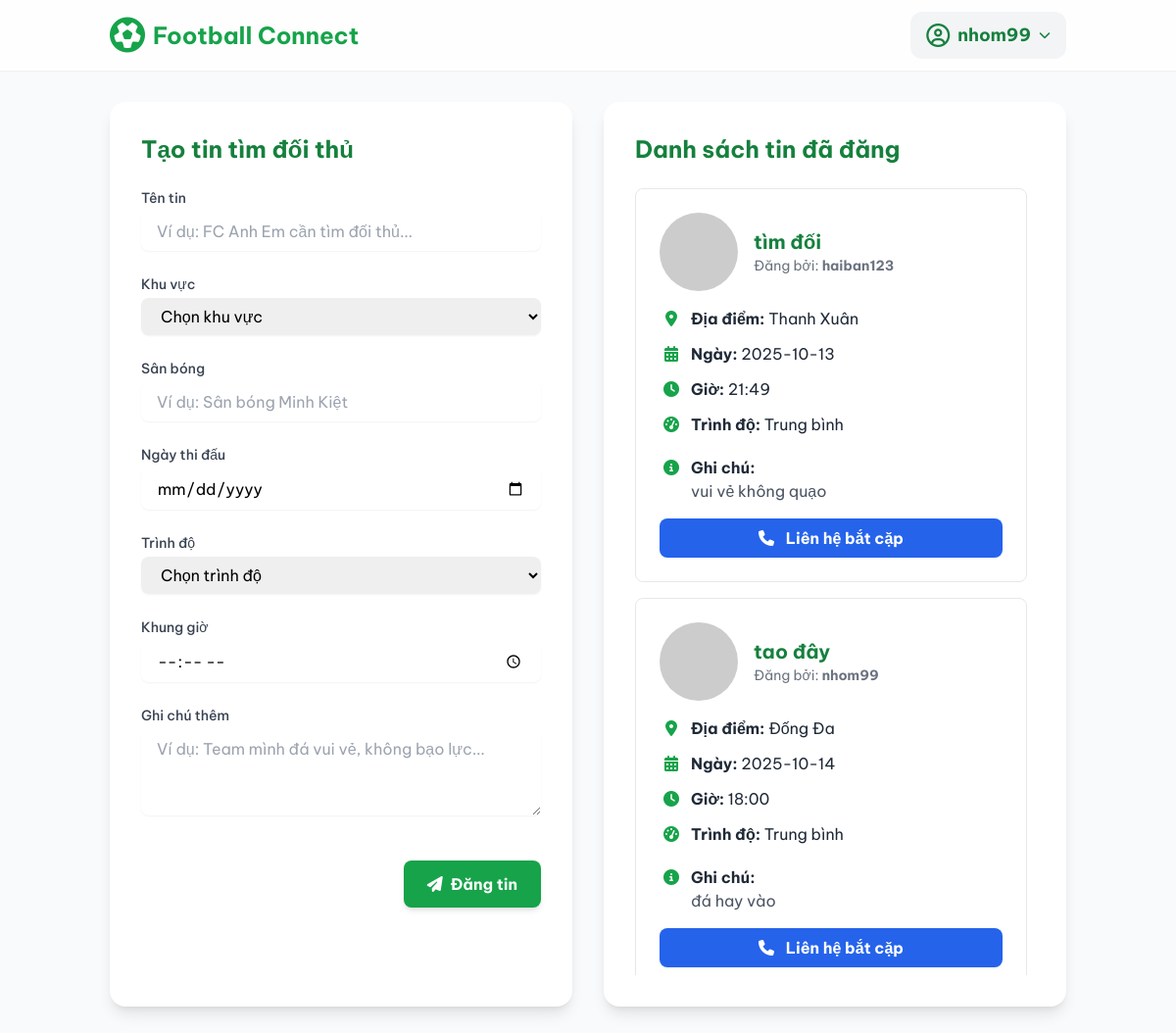
/find_opponent (signed in), run on the app's committed database.
### app.py (models this page shows, shortened)
class User(UserMixin, db.Model):
    id = db.Column(db.Integer, primary_key=True)
    username = db.Column(db.String(100), unique=True, nullable=False)
    password = db.Column(db.String(100), nullable=False)
    email = db.Column(db.String(120), unique=True, nullable=False)
    phone = db.Column(db.String(20))
    posts = db.relationship('Post', backref='author', lazy=True)

class Post(db.Model):
    id = db.Column(db.Integer, primary_key=True)
    title = db.Column(db.String(200), nullable=False)
    location = db.Column(db.String(200), nullable=False)
    match_date = db.Column(db.String(50), nullable=False)
    skill_level = db.Column(db.String(50), nullable=False)
    time_frame = db.Column(db.String(50), nullable=False)
    notes = db.Column(db.Text, nullable=True)
    user_id = db.Column(db.Integer, db.ForeignKey('user.id'), nullable=False)
    username = db.Column(db.String(100), nullable=False)

### app.py (the view, shortened to what this page needs)
@app.route('/find_opponent', methods=['GET', 'POST'])
@login_required
def find_opponent():
    posts = Post.query.order_by(Post.id.desc()).all()
    return render_template('find_opponent.html', posts=posts)

### app.py (called while the page is built)
@login_manager.user_loader
def load_user(user_id):
    return User.query.get(int(user_id))

### templates/find_opponent.html (shortened to what this page needs)
<!DOCTYPE html>
<html lang="vi">
<head>
    <script src="https://cdn.tailwindcss.com"></script>
    <link rel="stylesheet" href="https://cdnjs.cloudflare.com/ajax/libs/font-awesome/6.4.2/css/all.min.css">
</head>
<body class="bg-gray-50">
    <nav class="bg-white/80 backdrop-blur-md shadow-sm sticky top-0 z-50">
        <div class="container mx-auto px-6 py-3 flex justify-between items-center">
            <a href="{{ url_for('home') }}" class="flex items-center font-bold text-2xl text-green-600">
                <i class="fa-solid fa-futbol text-green-600 text-4xl mr-2"></i>
                <span>Football Connect</span>
            </a>
            <div class="flex items-center space-x-3">
                {% if current_user.is_authenticated %}
                <div class="relative">
                    <button id="user-menu-button" class="flex items-center bg-gray-100 rounded-xl px-4 py-2 space-x-2 text-left hover:bg-gray-200 focus:outline-none transition">
                        <i class="fa-regular fa-user-circle text-green-700 text-2xl"></i>
                        <span class="font-bold text-green-700 text-lg">{{ current_user.username }}</span>
                        <i class="fa-solid fa-chevron-down text-green-700 text-xs ml-2"></i>
                    </button>
                </div>
                {% endif %}
            </div>
        </div>
    </nav>
    <main class="container mx-auto px-6 py-8">
        <div class="grid grid-cols-1 lg:grid-cols-2 gap-8">
            <div class="bg-white p-8 rounded-2xl shadow-lg">
                <h1 class="text-2xl font-bold text-green-700 mb-6">Tạo tin tìm đối thủ</h1>
                <form id="post-form" action="{{ url_for('find_opponent') }}" method="POST" class="space-y-6">
                    <div>
                        <label for="title" class="block text-sm font-medium text-gray-700 mb-1">Tên tin</label>
                        <input type="text" id="title" name="title" class="w-full border-gray-300 rounded-lg shadow-sm focus:border-green-500 focus:ring-green-500 px-4 py-2" placeholder="Ví dụ: FC Anh Em cần tìm đối thủ..." required>
                    </div>
                    <div>
                        <label for="location" class="block text-sm font-medium text-gray-700 mb-1">Khu vực</label>
                        <select id="location" name="location" class="w-full border-gray-300 rounded-lg shadow-sm focus:border-green-500 focus:ring-green-500 px-4 py-2" required>
                            <option value="" disabled selected>Chọn khu vực</option>
                        </select>
                    </div>
                    <div>
                        <label for="pitch" class="block text-sm font-medium text-gray-700 mb-1">Sân bóng</label>
                        <input type="text" id="pitch" name="pitch" class="w-full border-gray-300 rounded-lg shadow-sm focus:border-green-500 focus:ring-green-500 px-4 py-2" placeholder="Ví dụ: Sân bóng Minh Kiệt" required>
                    </div>
                    <div>
                        <label for="match_date" class="block text-sm font-medium text-gray-700 mb-1">Ngày thi đấu</label>
                        <input type="date" id="match_date" name="match_date" class="w-full border-gray-300 rounded-lg shadow-sm focus:border-green-500 focus:ring-green-500 px-4 py-2" required>
                    </div>
                    <div>
                        <label for="skill_level" class="block text-sm font-medium text-gray-700 mb-1">Trình độ</label>
                        <select id="skill_level" name="skill_level" class="w-full border-gray-300 rounded-lg shadow-sm focus:border-green-500 focus:ring-green-500 px-4 py-2" required>
                            <option value="" disabled selected>Chọn trình độ</option>
                        </select>
                    </div>
                    <div>
                        <label for="time_frame" class="block text-sm font-medium text-gray-700 mb-1">Khung giờ</label>
                        <input type="time" id="time_frame" name="time_frame" class="w-full border-gray-300 rounded-lg shadow-sm focus:border-green-500 focus:ring-green-500 px-4 py-2" required>
                    </div>
                    <div>
                        <label for="notes" class="block text-sm font-medium text-gray-700 mb-1">Ghi chú thêm</label>
                        <textarea id="notes" name="notes" rows="3" class="w-full border-gray-300 rounded-lg shadow-sm focus:border-green-500 focus:ring-green-500 px-4 py-2" placeholder="Ví dụ: Team mình đá vui vẻ, không bạo lực..."></textarea>
                    </div>
                    <div class="flex justify-end items-center pt-4">
                        <button type="submit" class="bg-green-600 hover:bg-green-700 text-white font-bold py-3 px-6 rounded-lg shadow-md transition duration-300 ease-in-out flex items-center space-x-2">
                            <i class="fa-solid fa-paper-plane"></i>
                            <span>Đăng tin</span>
                        </button>
                    </div>
                </form>
            </div>
            <div id="posts-container" class="bg-white p-8 rounded-2xl shadow-lg">
                <h2 class="text-2xl font-bold text-green-700 mb-6">Danh sách tin đã đăng</h2>
                <div id="posts-list" class="space-y-4 max-h-[75vh] overflow-y-auto pr-2">
                    {% if posts %}
                        {% for post in posts %}
                        <div class="border border-gray-200 rounded-lg p-6 space-y-4">
                            <div class="flex items-center space-x-4 mb-4">
                                <img src="https://ui-avatars.com/api/?name={{ post.username[0] }}&background=random&color=fff&rounded=true&size=56" alt="Team Logo" class="rounded-full">
                                <div>
                                    <h3 class="text-xl font-bold text-green-700">{{ post.title }}</h3>
                                    <p class="text-sm text-gray-500">Đăng bởi: <strong>{{ post.username }}</strong></p>
                                </div>
                            </div>
                            <div class="space-y-3 text-gray-800">
                                <p><i class="fa-solid fa-location-dot w-6 text-center mr-2 text-green-600"></i><strong>Địa điểm:</strong> {{ post.location }}</p>
                                <p><i class="fa-solid fa-calendar-days w-6 text-center mr-2 text-green-600"></i><strong>Ngày:</strong> {{ post.match_date }}</p>
                                <p><i class="fa-solid fa-clock w-6 text-center mr-2 text-green-600"></i><strong>Giờ:</strong> {{ post.time_frame }}</p>
                                <p><i class="fa-solid fa-gauge-high w-6 text-center mr-2 text-green-600"></i><strong>Trình độ:</strong> {{ post.skill_level }}</p>
                                {% if post.notes %}
                                <div class="pt-2">
                                    <i class="fa-solid fa-circle-info w-6 text-center mr-2 text-green-600"></i><strong>Ghi chú:</strong>
                                    <p class="pl-8 text-gray-600">{{ post.notes }}</p>
                                </div>
                                {% endif %}
                            </div>
                            <div class="mt-6 text-center">
                                 <button class="bg-blue-600 text-white font-bold py-2 px-6 rounded-lg hover:bg-blue-700 transition w-full">
                                    <i class="fa-solid fa-phone mr-2"></i> Liên hệ bắt cặp
                                </button>
                            </div>
                        </div>
                        {% endfor %}
                    {% else %}
                    <div id="no-posts-placeholder" class="text-center text-gray-500 py-10">
                        <p>Chưa có tin nào được đăng.</p>
                        <p class="text-sm mt-1">Hãy điền thông tin và nhấn "Đăng tin".</p>
                    </div>
                    {% endif %}
                </div>
            </div>
        </div>
    </main>
</body>
</html>

### templates/find_opponent.html (style rules this page uses)
body { font-family: 'Be Vietnam Pro', sans-serif; }

### data on the page
User: username "nhom99"
Post: title "tìm đối", username "haiban123", location "Thanh Xuân", match_date "2025-10-13", time_frame "21:49", skill_level "Trung bình", notes "vui vẻ không quạo"
Post: title "tao đây", username "nhom99", location "Đống Đa", match_date "2025-10-14", time_frame "18:00", skill_level "Trung bình", notes "đá hay vào"
